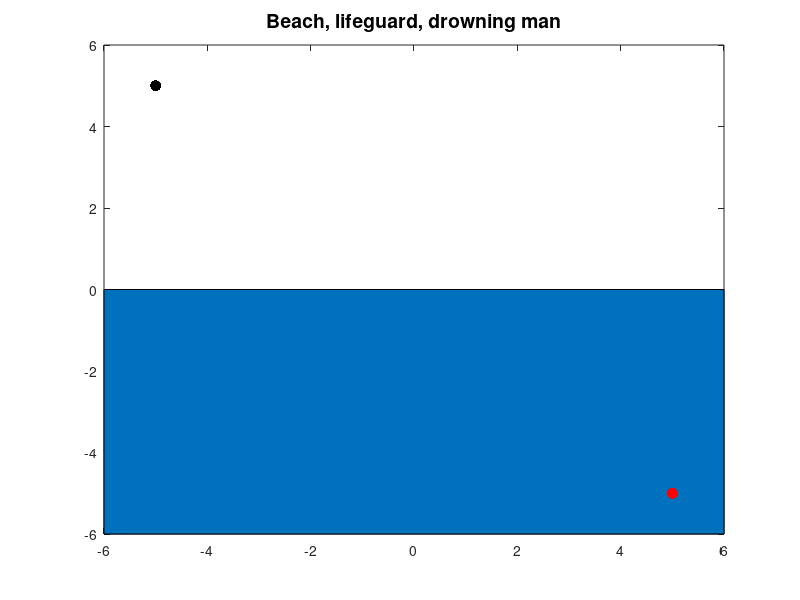

The MATLAB source for this figure: (Note: this script raises an error after producing the figure.)
%% A drowning man and Snell's Law
% Mohsin Javed, October 2013

%%
% (Chebfun example calc/SnellsLaw.m)
% [Tags: #calculus, #Snell's Law]

FS = 'fontsize'; MS = 'markersize';
LW = 'linewidth'; lw = 1.6;

%% How to save a drowning man
% On a bright sunny day we are having a nice time at the beach:
figure(1)
area( [-6, 6], [-6, -6] ); colormap([0 .8 1])
axis([-6,6,-6,6]), hold on
title('Beach',FS,14)
%%
% A lifeguard is located at the point $(-5, 5)$.  (We use
% complex arithmetic for simplicity.)
sMan = -5+1i*5;
plot(sMan, '.k', MS, 24)
title('Beach, lifeguard',FS,14)

%%
% The lifeguard spots a man desperately struggling and about to drown. The
% location of the drowning man is $(5,-5)$:
dMan = 5-1i*5;
plot(dMan, '.r', MS, 24)
title('Beach, lifeguard, drowning man',FS,14)
%% 
% Before the lifeguard makes a dash to save the drowning man, we note
% that the speed at which he can run on the sand is much greater than 
% the speed at which he can swim in the water:
vLand = 10;
vWater = 3;

%%
% This means that rather than running straight toward the drowning man,
% he should
% run a little longer along the beach to make use of his faster speed. Exactly
% what path should he take can be computed by minimizing the total
% time, determined by a formula
% involving the two different speeds. This can be easily done in Chebfun. Let
% $x_0$ be the unknown point on the shore that he should run towards in order to
% reach the drowning man in a minimum time. In order to find $x_0$, we first
% define a chebfun $x$:
x = chebfun('x', [real(sMan), real(dMan)] );
%%
% The total time required to reach the drowning man as a function of a point $x$
% on the shore is given by:
T = abs(x-sMan)/vLand + abs(x-dMan)/vWater;
%%
% We now find the minimum time $T_{min}$ and the location of the minimum $x_0$,
% i.e., the point on the shore that the lifeguard should aim for.
[Tmin, x0] = min(T)
figure(2), plot(x,T, LW, lw), hold on
plot( x0, Tmin, 'or', MS, 14 ), hold off
s = sprintf( 'Optimal Point x_0= %.5f    Minimum Time = %.5f', Tmin, x0 );
title( s, FS, 12), grid on
xlabel('x',FS,12), ylabel('Time',FS,12)

%%
% Let us now draw the optimal path that should be followed in order to reach the
% drowning man as quickly as possible.
figure(1)
plot([real(sMan), x0], [imag(sMan), 0], LW, lw )
plot([x0, real(dMan)], [0, imag(dMan)], 'r', LW, lw )
title('Beach, lifeguard, rescued man',FS,14)

%% Verifying Snell's Law
% This problem is an illustration of the famous Snell's law. Whenever an
% object is subject to motion with different speeds in two different media, the
% angle at which the object should hit the interface of the two media for an
% optimal path, i.e. the one requiring the least amount of time, is determined
% by Snell's Law: $$ \frac{\sin(\theta_1)}{\nu_1} =
% \frac{\sin(\theta_2)}{\nu_2}. $$ We can verify this in Chebfun very easily.
plot([x0, x0], [-4, 4], '--k', LW, lw)
sinTh1 = abs(real(sMan)-x0)/abs(sMan-x0); 
sinTh2 = abs(real(dMan)-x0)/abs(dMan-x0);
th1 = asin(sinTh1); th2 = asin(sinTh2);
plot(x0+exp(1i*(pi/2+linspace(0,th1,100))), 'b')
plot(x0+exp(1i*(3*pi/2+linspace(0,th2,100))), 'r'), hold off
%%
sinTh1/vLand - sinTh2/vWater
